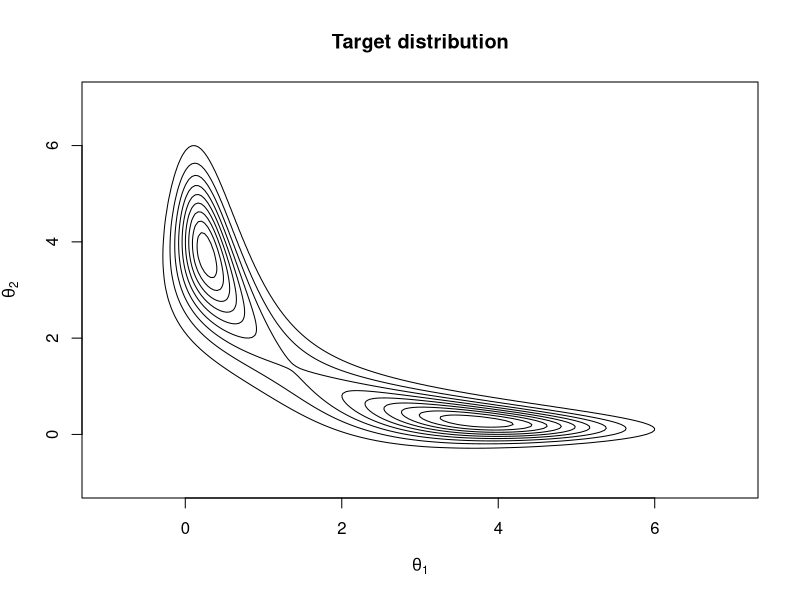
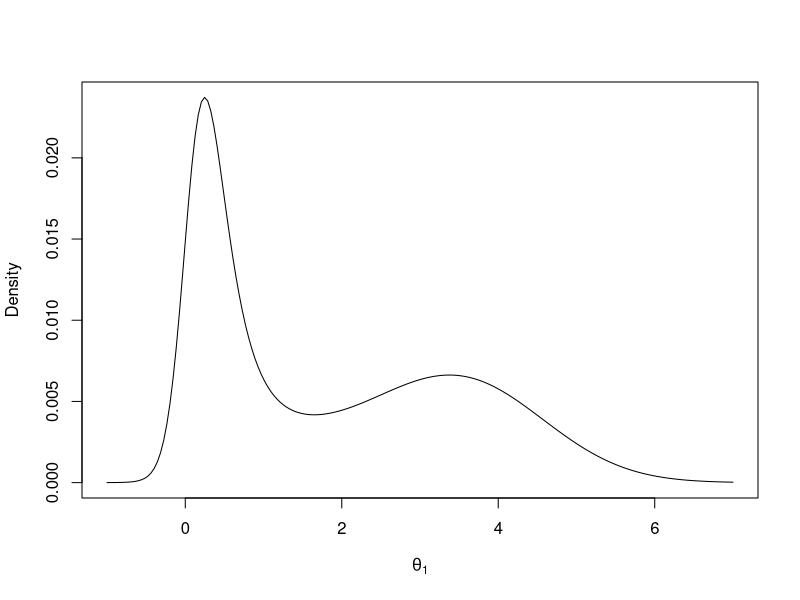
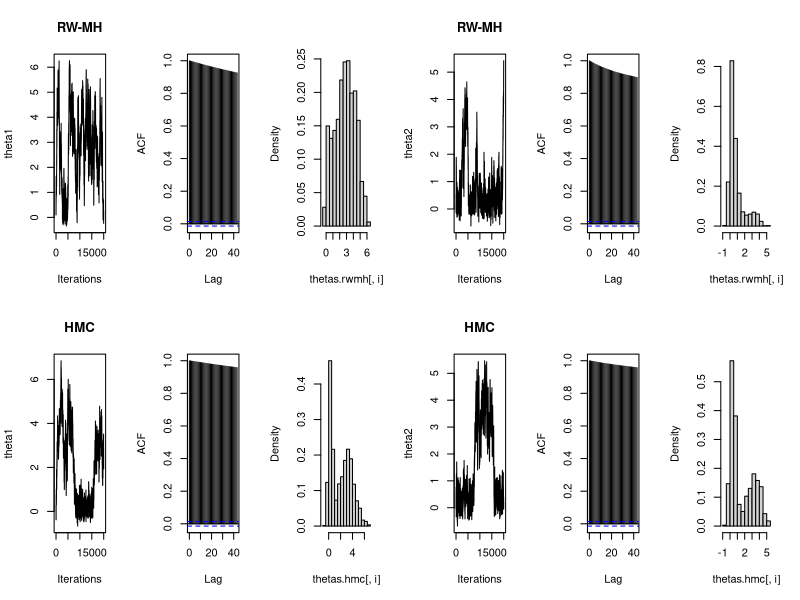

These figures' R source, in order:
## ---- chunk 1
post = function(theta) {
  exp(-0.5*(prod(theta)^2+sum(theta^2)-8*sum(theta)))
}

gradient = function(theta) {
  c(-theta[1]*theta[2]^2+theta[1]-4,
    -theta[2]*theta[1]^2+theta[2]-4)
}

leapfrog = function(theta,p,eps,iM) {
  p     = p     + (eps/2)*gradient(theta)
  theta = theta + eps*iM%*%p
  p     = p     +  (eps/2)*gradient(theta)
  return(list(theta=theta,p=p))
}
## ---- chunk 2
ngrid = 200
th1 = seq(-1,7,length=ngrid)
th2 = seq(-1,7,length=ngrid)
f = matrix(0,ngrid,ngrid)
for (i in 1:ngrid)
 for (j in 1:ngrid)
   f[i,j] = post(c(th1[i],th2[j]))
   
contour(th1,th2,f,drawlabels=FALSE,xlab=expression(theta[1]),ylab=expression(theta[2]))
title("Target distribution")
## ---- chunk 3
plot(th1, colSums(f)/sum(f), type="l", xlab = expression(theta[1]), ylab="Density")
## ---- chunk 4
sd.th  = 0.1
burnin = 10000
N      = 10000
niter  = burnin + N
thetas.rwmh = matrix(0,niter,2)
theta = c(0,0)
set.seed(32425)
for (iter in 1:niter){
  theta.new = rnorm(2,theta,sd.th)
  accept = min(1,post(theta.new)/post(theta))
  if (runif(1)<accept){
    theta = theta.new
  }
  thetas.rwmh[iter,] = theta
}

set.seed(123456)
M      = diag(1,2)
iM     = solve(M)
tcM    = t(chol(M))
L      = 100
eps    = 0.001
theta  = c(0,0)
niter  = burnin + N
thetas.hmc = matrix(0,niter,2)
for (iter in 1:niter){
  p      = tcM%*%rnorm(2)
  theta1 = theta
  p1     = p
  for (i in 1:L){
    run = leapfrog(theta1,p1,eps,iM)
    p1  = run$p
    theta1 = run$theta
  }
  term1 = post(theta1)/post(theta)
  term2 = exp(-0.5*t(p1)%*%iM%*%p1)/exp(-0.5*t(p)%*%iM%*%p)
  accept = min(1,term1*term2)
  if (runif(1)<accept){
    theta = theta1
    p     = - p1
  }
  thetas.hmc[iter,]  = theta
}

par(mfrow=c(2,6))
for (i in 1:2){
  ts.plot(thetas.rwmh[,i],xlab="Iterations",ylab=paste("theta",i,sep=""),main="RW-MH")
  acf(thetas.rwmh[,i],main="")
  hist(thetas.rwmh[,i],prob=TRUE,main="")
}
for (i in 1:2){
  ts.plot(thetas.hmc[,i],xlab="Iterations",ylab=paste("theta",i,sep=""),main="HMC")
  acf(thetas.hmc[,i],main="")
  hist(thetas.hmc[,i],prob=TRUE,main="")
}
